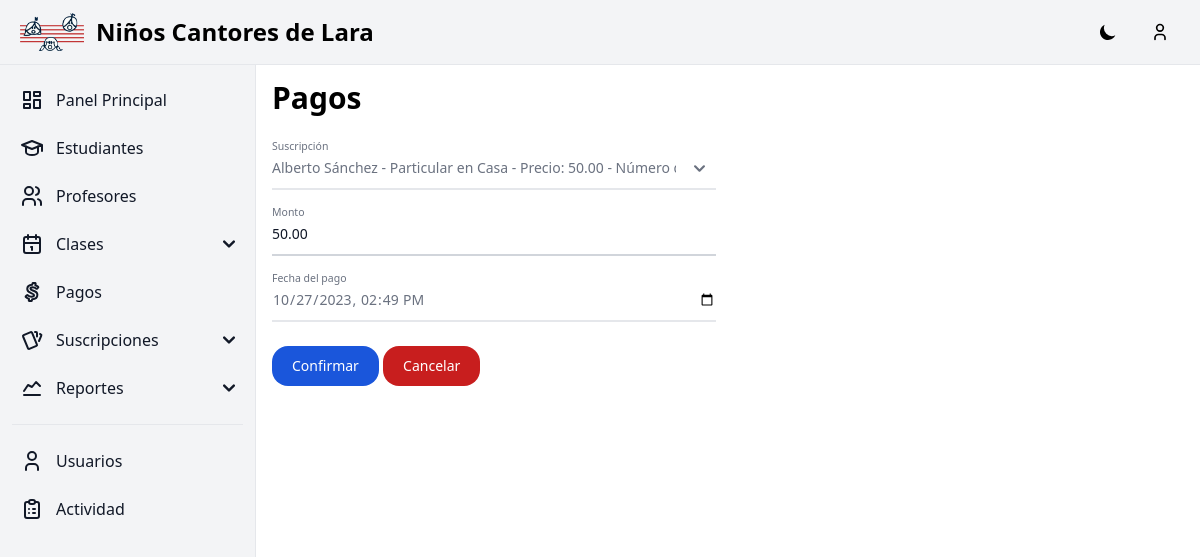
Before: /payments/update/535/ (signed in) with the older database file.
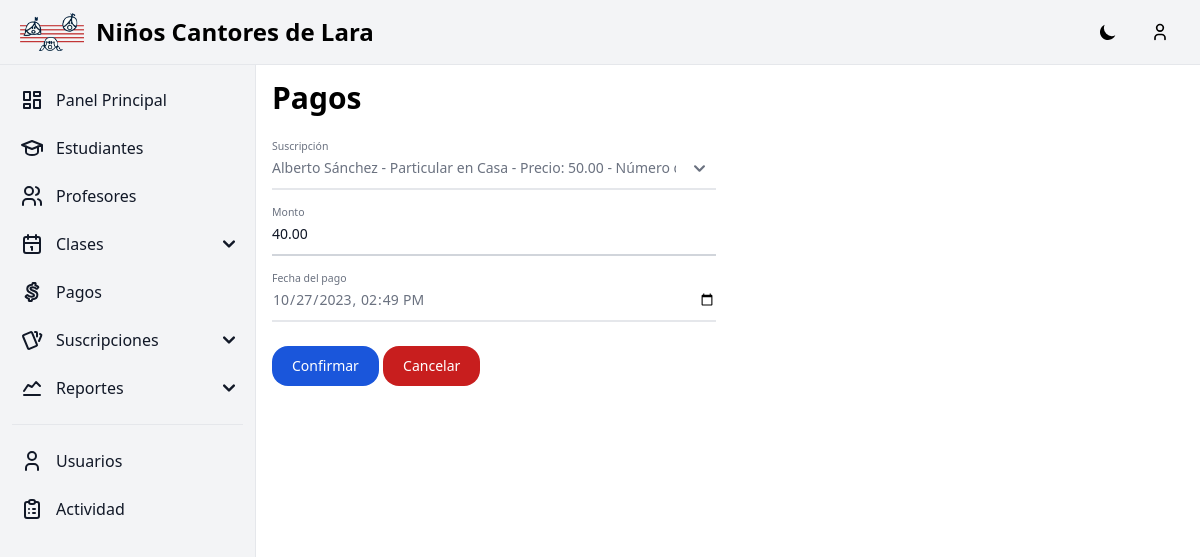
After: the same page with the newer database file.
### apps/home/models.py (models this page shows, shortened)
class Payment(models.Model):
    subscription = models.ForeignKey(Subscription, on_delete=models.CASCADE, related_name='payments', verbose_name=_('Subscription'))
    price = models.DecimalField(verbose_name=_('Price'), max_digits=10, decimal_places=2)
    date = models.DateTimeField(verbose_name=_('Date'), )

### apps/payments/views.py (the view, shortened to what this page needs)
# urls.py: path('update/<int:pk>/', Payment_UpdateView.as_view(), name='payment-update'),
class Payment_UpdateView(UpdateView):
    model = Payment
    form_class = PaymentForm
    template_name = 'forms/payment_form.html'
    success_url = '/payments/'

### apps/home/models.py (called while the page is built)
    def __str__(self):
        return f'{self.name} - Precio: {self.price} - Número de clases: {self.number_of_lessons}'

    def __str__(self):
        return f'{self.first_name} {self.first_surname}'

    def __str__(self):
        return f'{self.student} - {self.subscription_type}'

### templates/forms/payment_form.html (shortened to what this page needs)
{% extends "base.html" %}
{% block content %}
<h2 class="text-3xl font-extrabold dark:text-white">Pagos</h2>
<form method="post" class='mt-8'>
    <div class="grid grid-cols-1 lg:grid-cols-2 md:gap-6">
        <div class="relative z-0 w-full mb-6 group">
            {{ form.subscription }}
            <label for="{{ form.subscription.id_for_label }}" class="peer-focus:font-medium absolute text-sm text-gray-500 dark:text-gray-400 duration-300 transform -translate-y-6 scale-75 top-3 -z-10 origin-[0] peer-focus:left-0 peer-focus:text-blue-600 peer-focus:dark:text-blue-500 peer-placeholder-shown:scale-100 peer-placeholder-shown:translate-y-0 peer-focus:scale-75 peer-focus:-translate-y-6">{{ form.subscription.label }}</label>
        </div>
    </div>
    <div class="grid grid-cols-1 lg:grid-cols-2 md:gap-6">
        <div class="relative z-0 w-full mb-6 group">
            {{ form.price }}
            <label for="{{ form.price.id_for_label }}" class="peer-focus:font-medium absolute text-sm text-gray-500 dark:text-gray-400 duration-300 transform -translate-y-6 scale-75 top-3 -z-10 origin-[0] peer-focus:left-0 peer-focus:text-blue-600 peer-focus:dark:text-blue-500 peer-placeholder-shown:scale-100 peer-placeholder-shown:translate-y-0 peer-focus:scale-75 peer-focus:-translate-y-6">{{ form.price.label }}</label>
        </div>
    </div>
    <div class="grid grid-cols-1 lg:grid-cols-2 md:gap-6">
        <div class="relative z-0 w-full mb-6 group">
            {{ form.date }}
            <label for="{{ form.date.id_for_label }}" class="peer-focus:font-medium absolute text-sm text-gray-500 dark:text-gray-400 duration-300 transform -translate-y-6 scale-75 top-3 -z-10 origin-[0] peer-focus:left-0 peer-focus:text-blue-600 peer-focus:dark:text-blue-500 peer-placeholder-shown:scale-100 peer-placeholder-shown:translate-y-0 peer-focus:scale-75 peer-focus:-translate-y-6">{{ form.date.label }}</label>
        </div>
    </div>
    <button type="submit" class="text-white bg-blue-700 hover:bg-blue-800 focus:ring-4 focus:outline-none focus:ring-blue-300 font-medium rounded-2xl text-sm w-full sm:w-auto px-5 py-2.5 text-center dark:bg-blue-600 dark:hover:bg-blue-700 dark:focus:ring-blue-800">Confirmar</button>
    <button type="button" onclick="window.location.href = '{% url 'payment-list' %}'" class="text-white bg-red-700 hover:bg-red-800 focus:ring-4 focus:outline-none focus:ring-red-300 font-medium rounded-2xl text-sm w-full sm:w-auto px-5 py-2.5 text-center dark:bg-red-600 dark:hover:bg-red-700 dark:focus:ring-red-800">
        Cancelar
    </button>
</form>
{% endblock %}

Changed rows visible on the page:
changed Payment "Alberto Sánchez - Particular en Casa - Precio: 50.00 - Número de clases: 4": price "50.00" → "40.00"
